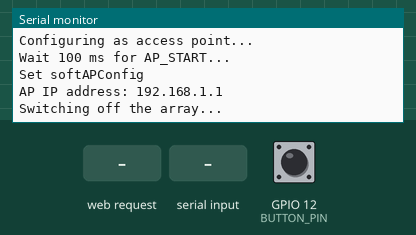
This sketch was run on a simulated ESP32. Parts: the last lines printed to the serial monitor. Inputs (shaded band) come from the test bench; at power-on: GPIO 12 (BUTTON_PIN) HIGH. WiFi joins after 1.5 s; servers stay silent unless stated; random numbers use the default seed unless the sketch sets one; the modem accepts every AT command (registered, SIM ready, sends succeed) and sends nothing else.

Above: at 2.0 s.
2.1 s: GPIO 12 (BUTTON_PIN) pulled LOW for 0.15 s
At 4.1 s:
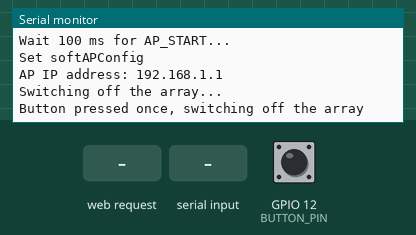
4.6 s: HTTP request GET /focus received
At 4.9 s:
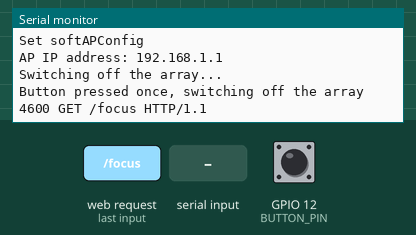
6.1 s: "focus/1\n" received over Serial
At 6.8 s:
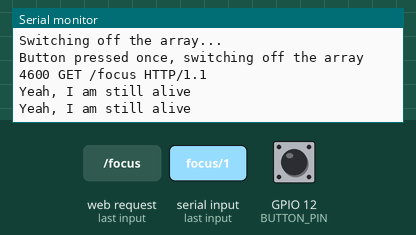
7.6 s: HTTP request GET /off received
At 8.4 s:
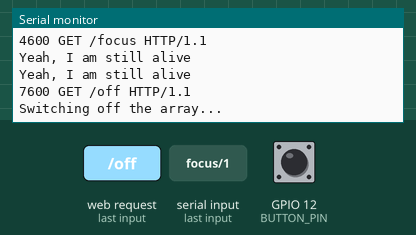
9.1 s: HTTP request GET /mode received
At 9.6 s:
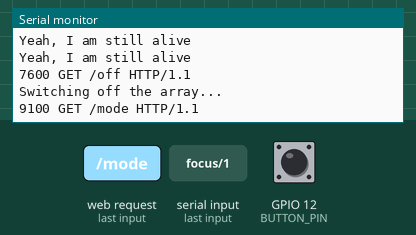
10.6 s: HTTP request GET /line received
At 11.9 s:
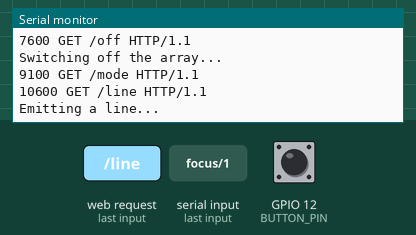

The sketch:

TestHoloConnection4.ino
```cpp
#include "WiFi.h"


#define ULTRATACT_VERSION "2.1"
const char* ssid = "UltraTactile Master";
const char* ssidMaster = "UltraTactile Master";
const char* password = "12345678";
#define BUTTON_PIN 12
#define MOD_PERIODS_DEFAULT 10

WiFiServer server(80);

#define N_TRANS 256
const float TRANS_POS[N_TRANS*3] = { -0.078749985, 0.0, 0.07874999, -0.05774999, 0.0, 0.07874999, -0.04724999, 0.0, 0.07874999, -0.068249986, 0.0, 0.06824999, -0.078749985, 0.0, 0.06824999, -0.04724999, 0.0, 0.06824999, -0.05774999, 0.0, 0.06824999, -0.068249986, 0.0, 0.07874999, -0.078749985, 0.0, 0.057749998, -0.05774999, 0.0, 0.057749998, -0.04724999, 0.0, 0.057749998, -0.068249986, 0.0, 0.04725, -0.078749985, 0.0, 0.04725, -0.04724999, 0.0, 0.04725, -0.05774999, 0.0, 0.04725, -0.068249986, 0.0, 0.057749998, -0.078749985, 0.0, 0.036750004, -0.05774999, 0.0, 0.036750004, -0.04724999, 0.0, 0.036750004, -0.068249986, 0.0, 0.026250003, -0.078749985, 0.0, 0.026250003, -0.04724999, 0.0, 0.026250003, -0.05774999, 0.0, 0.026250003, -0.068249986, 0.0, 0.036750004, -0.078749985, 0.0, 0.015750004, -0.05774999, 0.0, 0.015750004, -0.04724999, 0.0, 0.015750004, -0.068249986, 0.0, 0.0052500046, -0.078749985, 0.0, 0.0052500046, -0.04724999, 0.0, 0.0052500046, -0.05774999, 0.0, 0.0052500046, -0.068249986, 0.0, 0.015750004, -0.078749985, 0.0, -0.005249995, -0.05774999, 0.0, -0.005249995, -0.04724999, 0.0, -0.005249995, -0.068249986, 0.0, -0.015749995, -0.078749985, 0.0, -0.015749995, -0.04724999, 0.0, -0.015749995, -0.05774999, 0.0, -0.015749995, -0.068249986, 0.0, -0.005249995, -0.078749985, 0.0, -0.026249994, -0.05774999, 0.0, -0.026249994, -0.04724999, 0.0, -0.026249994, -0.068249986, 0.0, -0.036749996, -0.078749985, 0.0, -0.036749996, -0.04724999, 0.0, -0.036749996, -0.05774999, 0.0, -0.036749996, -0.068249986, 0.0, -0.026249994, -0.078749985, 0.0, -0.04724999, -0.05774999, 0.0, -0.04724999, -0.04724999, 0.0, -0.04724999, -0.068249986, 0.0, -0.05774999, -0.078749985, 0.0, -0.05774999, -0.04724999, 0.0, -0.05774999, -0.05774999, 0.0, -0.05774999, -0.068249986, 0.0, -0.04724999, -0.078749985, 0.0, -0.068249986, -0.05774999, 0.0, -0.068249986, -0.04724999, 0.0, -0.068249986, -0.068249986, 0.0, -0.078749985, -0.078749985, 0.0, -0.078749985, -0.04724999, 0.0, -0.078749985, -0.05774999, 0.0, -0.078749985, -0.068249986, 0.0, -0.068249986, -0.036749996, 0.0, 0.07874999, -0.015749995, 0.0, 0.07874999, -0.005249995, 0.0, 0.07874999, -0.026249994, 0.0, 0.06824999, -0.036749996, 0.0, 0.06824999, -0.005249995, 0.0, 0.06824999, -0.015749995, 0.0, 0.06824999, -0.026249994, 0.0, 0.07874999, -0.036749996, 0.0, 0.057749998, -0.015749995, 0.0, 0.057749998, -0.005249995, 0.0, 0.057749998, -0.026249994, 0.0, 0.04725, -0.036749996, 0.0, 0.04725, -0.005249995, 0.0, 0.04725, -0.015749995, 0.0, 0.04725, -0.026249994, 0.0, 0.057749998, -0.036749996, 0.0, 0.036750004, -0.015749995, 0.0, 0.036750004, -0.005249995, 0.0, 0.036750004, -0.026249994, 0.0, 0.026250003, -0.036749996, 0.0, 0.026250003, -0.005249995, 0.0, 0.026250003, -0.015749995, 0.0, 0.026250003, -0.026249994, 0.0, 0.036750004, -0.036749996, 0.0, 0.015750004, -0.015749995, 0.0, 0.015750004, -0.005249995, 0.0, 0.015750004, -0.026249994, 0.0, 0.0052500046, -0.036749996, 0.0, 0.0052500046, -0.005249995, 0.0, 0.0052500046, -0.015749995, 0.0, 0.0052500046, -0.026249994, 0.0, 0.015750004, -0.036749996, 0.0, -0.005249995, -0.015749995, 0.0, -0.005249995, -0.005249995, 0.0, -0.005249995, -0.026249994, 0.0, -0.015749995, -0.036749996, 0.0, -0.015749995, -0.005249995, 0.0, -0.015749995, -0.015749995, 0.0, -0.015749995, -0.026249994, 0.0, -0.005249995, -0.036749996, 0.0, -0.026249994, -0.015749995, 0.0, -0.026249994, -0.005249995, 0.0, -0.026249994, -0.026249994, 0.0, -0.036749996, -0.036749996, 0.0, -0.036749996, -0.005249995, 0.0, -0.036749996, -0.015749995, 0.0, -0.036749996, -0.026249994, 0.0, -0.026249994, -0.036749996, 0.0, -0.04724999, -0.015749995, 0.0, -0.04724999, -0.005249995, 0.0, -0.04724999, -0.026249994, 0.0, -0.05774999, -0.036749996, 0.0, -0.05774999, -0.005249995, 0.0, -0.05774999, -0.015749995, 0.0, -0.05774999, -0.026249994, 0.0, -0.04724999, -0.036749996, 0.0, -0.068249986, -0.015749995, 0.0, -0.068249986, -0.005249995, 0.0, -0.068249986, -0.026249994, 0.0, -0.078749985, -0.036749996, 0.0, -0.078749985, -0.005249995, 0.0, -0.078749985, -0.015749995, 0.0, -0.078749985, -0.026249994, 0.0, -0.068249986, 0.0052500046, 0.0, 0.07874999, 0.026250003, 0.0, 0.07874999, 0.036750004, 0.0, 0.07874999, 0.015750004, 0.0, 0.06824999, 0.0052500046, 0.0, 0.06824999, 0.036750004, 0.0, 0.06824999, 0.026250003, 0.0, 0.06824999, 0.015750004, 0.0, 0.07874999, 0.0052500046, 0.0, 0.057749998, 0.026250003, 0.0, 0.057749998, 0.036750004, 0.0, 0.057749998, 0.015750004, 0.0, 0.04725, 0.0052500046, 0.0, 0.04725, 0.036750004, 0.0, 0.04725, 0.026250003, 0.0, 0.04725, 0.015750004, 0.0, 0.057749998, 0.0052500046, 0.0, 0.036750004, 0.026250003, 0.0, 0.036750004, 0.036750004, 0.0, 0.036750004, 0.015750004, 0.0, 0.026250003, 0.0052500046, 0.0, 0.026250003, 0.036750004, 0.0, 0.026250003, 0.026250003, 0.0, 0.026250003, 0.015750004, 0.0, 0.036750004, 0.0052500046, 0.0, 0.015750004, 0.026250003, 0.0, 0.015750004, 0.036750004, 0.0, 0.015750004, 0.015750004, 0.0, 0.0052500046, 0.0052500046, 0.0, 0.0052500046, 0.036750004, 0.0, 0.0052500046, 0.026250003, 0.0, 0.0052500046, 0.015750004, 0.0, 0.015750004, 0.0052500046, 0.0, -0.005249995, 0.026250003, 0.0, -0.005249995, 0.036750004, 0.0, -0.005249995, 0.015750004, 0.0, -0.015749995, 0.0052500046, 0.0, -0.015749995, 0.036750004, 0.0, -0.015749995, 0.026250003, 0.0, -0.015749995, 0.015750004, 0.0, -0.005249995, 0.0052500046, 0.0, -0.026249994, 0.026250003, 0.0, -0.026249994, 0.036750004, 0.0, -0.026249994, 0.015750004, 0.0, -0.036749996, 0.0052500046, 0.0, -0.036749996, 0.036750004, 0.0, -0.036749996, 0.026250003, 0.0, -0.036749996, 0.015750004, 0.0, -0.026249994, 0.0052500046, 0.0, -0.04724999, 0.026250003, 0.0, -0.04724999, 0.036750004, 0.0, -0.04724999, 0.015750004, 0.0, -0.05774999, 0.0052500046, 0.0, -0.05774999, 0.036750004, 0.0, -0.05774999, 0.026250003, 0.0, -0.05774999, 0.015750004, 0.0, -0.04724999, 0.0052500046, 0.0, -0.068249986, 0.026250003, 0.0, -0.068249986, 0.036750004, 0.0, -0.068249986, 0.015750004, 0.0, -0.078749985, 0.0052500046, 0.0, -0.078749985, 0.036750004, 0.0, -0.078749985, 0.026250003, 0.0, -0.078749985, 0.015750004, 0.0, -0.068249986, 0.04725, 0.0, 0.07874999, 0.06824999, 0.0, 0.07874999, 0.07874999, 0.0, 0.07874999, 0.057749998, 0.0, 0.06824999, 0.04725, 0.0, 0.06824999, 0.07874999, 0.0, 0.06824999, 0.06824999, 0.0, 0.06824999, 0.057749998, 0.0, 0.07874999, 0.04725, 0.0, 0.057749998, 0.06824999, 0.0, 0.057749998, 0.07874999, 0.0, 0.057749998, 0.057749998, 0.0, 0.04725, 0.04725, 0.0, 0.04725, 0.07874999, 0.0, 0.04725, 0.06824999, 0.0, 0.04725, 0.057749998, 0.0, 0.057749998, 0.04725, 0.0, 0.036750004, 0.06824999, 0.0, 0.036750004, 0.07874999, 0.0, 0.036750004, 0.057749998, 0.0, 0.026250003, 0.04725, 0.0, 0.026250003, 0.07874999, 0.0, 0.026250003, 0.06824999, 0.0, 0.026250003, 0.057749998, 0.0, 0.036750004, 0.04725, 0.0, 0.015750004, 0.06824999, 0.0, 0.015750004, 0.07874999, 0.0, 0.015750004, 0.057749998, 0.0, 0.0052500046, 0.04725, 0.0, 0.0052500046, 0.07874999, 0.0, 0.0052500046, 0.06824999, 0.0, 0.0052500046, 0.057749998, 0.0, 0.015750004, 0.04725, 0.0, -0.005249995, 0.06824999, 0.0, -0.005249995, 0.07874999, 0.0, -0.005249995, 0.057749998, 0.0, -0.015749995, 0.04725, 0.0, -0.015749995, 0.07874999, 0.0, -0.015749995, 0.06824999, 0.0, -0.015749995, 0.057749998, 0.0, -0.005249995, 0.04725, 0.0, -0.026249994, 0.06824999, 0.0, -0.026249994, 0.07874999, 0.0, -0.026249994, 0.057749998, 0.0, -0.036749996, 0.04725, 0.0, -0.036749996, 0.07874999, 0.0, -0.036749996, 0.06824999, 0.0, -0.036749996, 0.057749998, 0.0, -0.026249994, 0.04725, 0.0, -0.04724999, 0.06824999, 0.0, -0.04724999, 0.07874999, 0.0, -0.04724999, 0.057749998, 0.0, -0.05774999, 0.04725, 0.0, -0.05774999, 0.07874999, 0.0, -0.05774999, 0.06824999, 0.0, -0.05774999, 0.057749998, 0.0, -0.04724999, 0.04725, 0.0, -0.068249986, 0.06824999, 0.0, -0.068249986, 0.07874999, 0.0, -0.068249986, 0.057749998, 0.0, -0.078749985, 0.04725, 0.0, -0.078749985, 0.07874999, 0.0, -0.078749985, 0.06824999, 0.0, -0.078749985, 0.057749998, 0.0, -0.068249986};
const byte PHASES_FOR_LINE[N_TRANS] = {14,6,20,15,3,10,27,24,20,14,29,22,4,14,31,5,16,14,28,14,25,6,26,4,0,2,14,25,3,18,7,21,3,7,18,21,0,14,2,25,25,26,6,4,16,28,14,14,4,31,14,5,20,29,14,22,3,27,10,24,14,20,6,15,31,0,2,28,21,25,22,3,9,11,14,3,26,0,29,17,9,12,15,29,20,26,23,18,27,31,2,9,31,6,3,5,31,3,6,5,27,2,31,9,20,23,26,18,9,15,12,29,26,29,0,17,9,14,11,3,21,22,25,3,31,2,0,28,3,9,0,5,25,22,31,14,14,19,10,11,0,27,5,25,15,19,10,5,26,21,31,26,2,6,29,17,6,0,10,13,6,10,0,13,2,29,6,17,26,31,21,26,15,10,19,5,0,5,27,25,14,10,19,11,25,31,22,14,3,0,9,5,21,3,17,8,11,5,24,17,0,10,22,11,19,5,26,27,4,6,17,3,16,27,16,25,25,23,2,14,29,5,26,10,29,26,5,10,25,2,23,14,16,16,27,25,4,17,6,3,19,26,5,27,0,22,10,11,11,24,5,17,21,17,3,8};

byte bufferToSend[N_TRANS + 2];

unsigned long millisFromLastButtonPress = 0;
byte buttonPresses = 0;

/* Array control functions */

void swichOffArray() {
  bufferToSend[0] = 254; //start phases command
  bufferToSend[N_TRANS + 1] = 253; //swap double buffer command (like a commit)
  for (int i = 1; i < N_TRANS + 1; i += 1)
    bufferToSend[i] = 32; //32 is the value for switching of the transducer
  Serial2.write( bufferToSend, N_TRANS + 2 );
  Serial2.flush();
}

void changeModulation(byte periods){
  if (periods < 1) periods = 1;
  else if(periods > 31) periods = 31;
  Serial2.write( 0b10100000 | periods);
}

const float WAVELENGTH = 0.00865f;
const float PHASE_DIV = 32.0f;
void focusArrayAt(const float posX, const float posY, const float posZ) { //positions are in meters in respect to the center of the array
  bufferToSend[0] = 254; //start phases command
  bufferToSend[N_TRANS + 1] = 253; //swap double buffer command (i.e. commit)
  for (int i = 1; i < N_TRANS+1; i += 1) {
    const float diffX = TRANS_POS[(i-1)*3 + 0] - posX;
    const float diffY = TRANS_POS[(i-1)*3 + 1] - posY;
    const float diffZ = TRANS_POS[(i-1)*3 + 2] - posZ;
    const float distInWavelengths = sqrt(diffX * diffX + diffY * diffY + diffZ * diffZ) / WAVELENGTH;
    const byte phase = (byte)((ceil(distInWavelengths) - distInWavelengths) * PHASE_DIV);
    bufferToSend[i] = phase;
  }
  Serial2.write( bufferToSend, N_TRANS + 2 );
  Serial2.flush();
}

void makeBeeps(int nBeeps, int modulation=7){
  if (nBeeps < 1) nBeeps = 1;
  else if(nBeeps > 10) nBeeps = 10;

  swichOffArray();
  changeModulation( modulation );
  for (int i = 0; i < nBeeps; i+=1 ){
    focusArrayAt(0,0.1,0);
    delay(250);
    swichOffArray();
    delay(250);
  }
  changeModulation( MOD_PERIODS_DEFAULT );
}


void sendPhasePattern(const byte* pattern){
  Serial2.write( 254 );
  Serial2.write( pattern, N_TRANS);
  Serial2.write( 253 );
  Serial2.flush();
}

/* Network functions*/

void configWifiAsAccessPoint(const char* ssidName){
  Serial.println("Configuring as access point...");
  WiFi.mode(WIFI_AP);
  WiFi.softAP( ssidName, password );
  Serial.println("Wait 100 ms for AP_START...");
  delay(100);

  Serial.println("Set softAPConfig");
  IPAddress Ip(192, 168, 1, 1);
  IPAddress NMask(255, 255, 255, 0);
  WiFi.softAPConfig(Ip, Ip, NMask);
  IPAddress myIP = WiFi.softAPIP();
  Serial.print("AP IP address: ");
  Serial.println(myIP);
}

boolean configWifiAsSlave(const byte lastIPDigit){
  Serial.println("Configuring as station...");
  WiFi.mode(WIFI_STA);

  IPAddress local_IP(192, 168, 1, lastIPDigit);
  IPAddress gateway(192, 168, 1, 1);
  IPAddress subnet(255, 255, 255, 0);
  IPAddress primaryDNS(8, 8, 8, 8);   //optional
  IPAddress secondaryDNS(8, 8, 4, 4); //optional

  if (!WiFi.config(local_IP, gateway, subnet, primaryDNS, secondaryDNS)) {
    Serial.println("STA Failed to configure");
  }

  Serial.println("Conecting to master");
  WiFi.begin(ssidMaster, password);
  for (int tries = 0; WiFi.status() != WL_CONNECTED; tries+= 1) {
    delay(250);
    Serial.print(".");
    if (tries >= 4*5){ //after 5 seconds trying to connect
       Serial.println("failure connecting to the master SSID");
       return false;
    }
  }

  IPAddress myIP = WiFi.localIP();
  Serial.print("Station IP address: ");
  Serial.println(myIP);
  return true;
}

void setup() {
  Serial.begin(230400); // this serial is for receiving commands and sending debug info to the computer
  Serial2.begin(230400, SERIAL_8N1, 17, 16); //RX2 TX2 This serial communicates with the array
  pinMode(BUTTON_PIN, INPUT_PULLUP);
  Serial.println(ULTRATACT_VERSION);
  Serial.println( ssid );

  configWifiAsAccessPoint( ssid ); //start as access point with regular ssid
  server.begin();
  delay(200);
  Serial.println("Switching off the array...");

  makeBeeps( 1 );
}


int previousButton = HIGH;
int itersButtonHigh = 0;
bool randomMode = false;
unsigned long randomModeTriggerMillis = 0;

void loop() {
  const unsigned long currentMillis = millis();

  /* Button pres input */
  if ( currentMillis - millisFromLastButtonPress > 1000 && buttonPresses > 0){
    randomMode = false;
    swichOffArray();
    if (buttonPresses == 1){ //switch off the emitter
      Serial.println("Button pressed once, switching off the array");
    }else if (buttonPresses >= 2){ //try to connect to the master ssid,
      const int lastIPDigit = 98 + buttonPresses; //with increasing IP numbers (.101 .102 ...)
      Serial.print("Button pressed >=2, connecting with ip ");
      Serial.println(lastIPDigit);
      const boolean conectedToMaster = configWifiAsSlave(lastIPDigit);
      if (conectedToMaster == false ){ //we failed connecting to the master, so we become the master
        configWifiAsAccessPoint(ssidMaster);
        makeBeeps( 1, 5 );
      }else{
        makeBeeps( buttonPresses );
      }
    }
    delay(500);
    buttonPresses = 0;
  }

  const int currentButtonState = digitalRead(BUTTON_PIN);
  if (previousButton == HIGH && currentButtonState == LOW && itersButtonHigh > 100){ //when the button is pressed. last part is for avoid bouncing
    buttonPresses += 1;
    millisFromLastButtonPress = currentMillis;
  }
  if ( currentButtonState == HIGH && itersButtonHigh < 0x0FFF){
    itersButtonHigh += 1;
  }else{
    itersButtonHigh = 0;
  }
  previousButton = currentButtonState;


  /* Serial control, mainly to debug*/
  if (Serial.available() > 1) {
    byte letter = Serial.read();
    Serial.read(); //read the newline
    if (letter == 's') {
      swichOffArray();
    } else if (letter == 'f') {
      focusArrayAt( 0, 0.1f, 0);
    } else {
      Serial.println("Yeah, I am still alive");
    }
  }

  /* random mode*/
  if (randomMode && randomModeTriggerMillis <= currentMillis){
    randomModeTriggerMillis = currentMillis + random(20,150);
    focusArrayAt( random(-40,40) / 1000.0f, random(90,110) / 1000.0f, random(-40,40) / 1000.0f);
  }


  /* Commands comming from HTTP */
  WiFiClient client = server.available();
  if (client) {
    String request = client.readStringUntil('\r');
    Serial.print( currentMillis );
    Serial.print(' ');
    Serial.println( request );

    client.println("HTTP/1.1 200 OK\nContent-type:text/html\nConnection: close\n\n");

    // /focus/x_y_z
    // /off
    // /mode/number  number 1 to 4, mainly affects the modulation frequency
    // /line   at 10cm, 0 degrees
    // /noise    at 10cm, sparks (random mode)

    int sep1 = request.indexOf('/');
    if (sep1 == -1)
      return;

    //disable randomMode (noise pop...)
    randomMode = false;

    //command
    if ((sep1 = request.indexOf("focus", sep1+1)) != -1){
      const int sep2 = request.indexOf('/', sep1 + 1);
      const int sep3 = request.indexOf('_', sep2 + 1);
      const int sep4 = request.indexOf('_', sep3 + 1);
      const int sep5 = request.indexOf(' ', sep4 + 1);
      if (sep2 == -1 || sep3 == -1 || sep4 == -1 || sep5 == -1)
        return;

      const float posX = request.substring(sep2 + 1, sep3).toFloat();
      const float posY = request.substring(sep3 + 1, sep4).toFloat();
      const float posZ = request.substring(sep4 + 1, sep5).toFloat();
      Serial.printf("Focusing at %f %f %f\n", posX, posY, posZ);
      focusArrayAt( -posX, posY, posZ);
      Serial.println("Focused");
      client.printf("Focused at %f %f %f\n", posX, posY, posZ);

    }else if((sep1 = request.indexOf("off", sep1+1)) != -1){
      Serial.println("Switching off the array...");
      swichOffArray();
    }else if((sep1 = request.indexOf("mode", sep1+1)) != -1){
      const int sep2 = request.indexOf('/', sep1 + 1);
      const int sep3 = request.indexOf(' ', sep2 + 1);
      const int mod = request.substring(sep2 + 1, sep3).toInt();

      if (mod == 1){
        changeModulation( MOD_PERIODS_DEFAULT );
      }else if (mod == 2){
        changeModulation( 7 );
      }else if (mod == 3){
        changeModulation( 15 );
      }else if (mod == 4){
       changeModulation( 8 );
      }else{
        changeModulation( MOD_PERIODS_DEFAULT );
      }

    }else if((sep1 = request.indexOf("line", sep1+1)) != -1){
      Serial.println("Emitting a line...");
      sendPhasePattern( PHASES_FOR_LINE );
    }else if((sep1 = request.indexOf("sparks", sep1+1)) != -1){
      Serial.println("Emitting noise...");
      randomMode = true;
      randomModeTriggerMillis = currentMillis;
    }else if((sep1 = request.indexOf("version", sep1+1)) != -1){
      Serial.println("Version is");
      client.printf("Version is %s\n", ULTRATACT_VERSION);
    }

    client.stop();
  }

}
```

Measured:
- after the input at 2.1 s, the serial monitor: prints a new line after 1.0 s (image 1)
- after the input at 4.6 s, the serial monitor: prints a new line at once (image 2)
- after the input at 6.1 s, the serial monitor: prints a new line at once (image 3)
- after the input at 7.6 s, the serial monitor: prints a new line at once (image 4)
- after the input at 9.1 s, the serial monitor: prints a new line at once (image 5)
- after the input at 10.6 s, the serial monitor: prints a new line at once (image 6)
